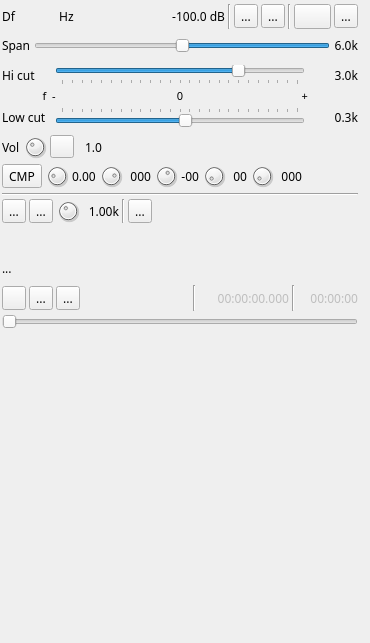
<?xml version="1.0" encoding="UTF-8"?>
<ui version="4.0">
 <class>SSBModGUI</class>
 <widget class="RollupWidget" name="SSBModGUI">
  <property name="geometry">
   <rect>
    <x>0</x>
    <y>0</y>
    <width>370</width>
    <height>643</height>
   </rect>
  </property>
  <property name="sizePolicy">
   <sizepolicy hsizetype="Minimum" vsizetype="Preferred">
    <horstretch>0</horstretch>
    <verstretch>0</verstretch>
   </sizepolicy>
  </property>
  <property name="minimumSize">
   <size>
    <width>370</width>
    <height>0</height>
   </size>
  </property>
  <property name="font">
   <font>
    <family>Sans Serif</family>
    <pointsize>9</pointsize>
   </font>
  </property>
  <property name="windowTitle">
   <string>SSB Modulator</string>
  </property>
  <widget class="QWidget" name="settingsContainer" native="true">
   <property name="geometry">
    <rect>
     <x>0</x>
     <y>0</y>
     <width>360</width>
     <height>331</height>
    </rect>
   </property>
   <property name="minimumSize">
    <size>
     <width>360</width>
     <height>0</height>
    </size>
   </property>
   <property name="windowTitle">
    <string>Settings</string>
   </property>
   <layout class="QVBoxLayout" name="verticalLayout_2">
    <property name="spacing">
     <number>3</number>
    </property>
    <property name="leftMargin">
     <number>2</number>
    </property>
    <property name="topMargin">
     <number>2</number>
    </property>
    <property name="rightMargin">
     <number>2</number>
    </property>
    <property name="bottomMargin">
     <number>2</number>
    </property>
    <item>
     <layout class="QHBoxLayout" name="deltaFreqPowLayout">
      <property name="topMargin">
       <number>2</number>
      </property>
      <item>
       <layout class="QHBoxLayout" name="deltaFrequencyLayout">
        <item>
         <widget class="QLabel" name="deltaFrequencyLabel">
          <property name="minimumSize">
           <size>
            <width>16</width>
            <height>0</height>
           </size>
          </property>
          <property name="text">
           <string>Df</string>
          </property>
         </widget>
        </item>
        <item>
         <widget class="ValueDialZ" name="deltaFrequency" native="true">
          <property name="sizePolicy">
           <sizepolicy hsizetype="Maximum" vsizetype="Maximum">
            <horstretch>0</horstretch>
            <verstretch>0</verstretch>
           </sizepolicy>
          </property>
          <property name="minimumSize">
           <size>
            <width>32</width>
            <height>16</height>
           </size>
          </property>
          <property name="font">
           <font>
            <family>DejaVu Sans Mono</family>
            <pointsize>12</pointsize>
           </font>
          </property>
          <property name="cursor">
           <cursorShape>PointingHandCursor</cursorShape>
          </property>
          <property name="focusPolicy">
           <enum>Qt::StrongFocus</enum>
          </property>
          <property name="toolTip">
           <string>Demod shift frequency from center in Hz</string>
          </property>
         </widget>
        </item>
        <item>
         <widget class="QLabel" name="deltaUnits">
          <property name="text">
           <string> Hz </string>
          </property>
         </widget>
        </item>
       </layout>
      </item>
      <item>
       <spacer name="freqPowSpacer">
        <property name="orientation">
         <enum>Qt::Horizontal</enum>
        </property>
        <property name="sizeHint" stdset="0">
         <size>
          <width>40</width>
          <height>20</height>
         </size>
        </property>
       </spacer>
      </item>
      <item>
       <widget class="QLabel" name="channelPower">
        <property name="minimumSize">
         <size>
          <width>60</width>
          <height>0</height>
         </size>
        </property>
        <property name="toolTip">
         <string>Channel power</string>
        </property>
        <property name="layoutDirection">
         <enum>Qt::RightToLeft</enum>
        </property>
        <property name="text">
         <string>-100.0 dB</string>
        </property>
        <property name="alignment">
         <set>Qt::AlignRight|Qt::AlignTrailing|Qt::AlignVCenter</set>
        </property>
       </widget>
      </item>
      <item>
       <widget class="Line" name="audioVLine">
        <property name="orientation">
         <enum>Qt::Vertical</enum>
        </property>
       </widget>
      </item>
      <item>
       <layout class="QHBoxLayout" name="audioOptionsLayout">
        <item>
         <widget class="QToolButton" name="audioBinaural">
          <property name="toolTip">
           <string>Toggle btw Mono and Binaural I/Q audio</string>
          </property>
          <property name="text">
           <string>...</string>
          </property>
          <property name="icon">
           <iconset resource="../../../sdrgui/resources/res.qrc">
            <normaloff>:/mono.png</normaloff>
            <normalon>:/stereo.png</normalon>:/mono.png</iconset>
          </property>
          <property name="checkable">
           <bool>true</bool>
          </property>
         </widget>
        </item>
        <item>
         <widget class="QToolButton" name="audioFlipChannels">
          <property name="toolTip">
           <string>Flip left/right audio channels</string>
          </property>
          <property name="text">
           <string>...</string>
          </property>
          <property name="icon">
           <iconset resource="../../../sdrgui/resources/res.qrc">
            <normaloff>:/flip_lr.png</normaloff>
            <normalon>:/flip_rl.png</normalon>:/flip_lr.png</iconset>
          </property>
          <property name="checkable">
           <bool>true</bool>
          </property>
         </widget>
        </item>
        <item>
         <widget class="Line" name="line_2">
          <property name="orientation">
           <enum>Qt::Vertical</enum>
          </property>
         </widget>
        </item>
        <item>
         <widget class="QPushButton" name="flipSidebands">
          <property name="toolTip">
           <string>Flip sidebands in SSB mode (LSB-&gt;USB or USB-&gt;LSB)</string>
          </property>
          <property name="text">
           <string/>
          </property>
          <property name="icon">
           <iconset resource="../../../sdrgui/resources/res.qrc">
            <normaloff>:/flip_sidebands.png</normaloff>:/flip_sidebands.png</iconset>
          </property>
         </widget>
        </item>
        <item>
         <widget class="QToolButton" name="dsb">
          <property name="toolTip">
           <string>DSB/SSB toggle</string>
          </property>
          <property name="text">
           <string>...</string>
          </property>
          <property name="icon">
           <iconset resource="../../../sdrgui/resources/res.qrc">
            <normaloff>:/usb.png</normaloff>
            <normalon>:/dsb.png</normalon>:/usb.png</iconset>
          </property>
          <property name="checkable">
           <bool>true</bool>
          </property>
         </widget>
        </item>
       </layout>
      </item>
     </layout>
    </item>
    <item>
     <layout class="QHBoxLayout" name="spanLayout">
      <item>
       <widget class="QLabel" name="spanLabel">
        <property name="text">
         <string>Span</string>
        </property>
       </widget>
      </item>
      <item>
       <widget class="QSlider" name="spanLog2">
        <property name="toolTip">
         <string>Spectrum display  frequency span</string>
        </property>
        <property name="minimum">
         <number>1</number>
        </property>
        <property name="maximum">
         <number>5</number>
        </property>
        <property name="pageStep">
         <number>1</number>
        </property>
        <property name="value">
         <number>3</number>
        </property>
        <property name="sliderPosition">
         <number>3</number>
        </property>
        <property name="orientation">
         <enum>Qt::Horizontal</enum>
        </property>
        <property name="invertedAppearance">
         <bool>true</bool>
        </property>
        <property name="invertedControls">
         <bool>true</bool>
        </property>
       </widget>
      </item>
      <item>
       <widget class="QLabel" name="spanText">
        <property name="text">
         <string>6.0k</string>
        </property>
        <property name="alignment">
         <set>Qt::AlignRight|Qt::AlignTrailing|Qt::AlignVCenter</set>
        </property>
       </widget>
      </item>
     </layout>
    </item>
    <item>
     <layout class="QHBoxLayout" name="bqndwidthLayout">
      <item>
       <widget class="QLabel" name="BWLabel">
        <property name="minimumSize">
         <size>
          <width>50</width>
          <height>0</height>
         </size>
        </property>
        <property name="maximumSize">
         <size>
          <width>50</width>
          <height>16777215</height>
         </size>
        </property>
        <property name="text">
         <string>Hi cut</string>
        </property>
       </widget>
      </item>
      <item>
       <widget class="TickedSlider" name="BW">
        <property name="toolTip">
         <string>Lowpass filter cutoff frequency</string>
        </property>
        <property name="minimum">
         <number>-60</number>
        </property>
        <property name="maximum">
         <number>60</number>
        </property>
        <property name="pageStep">
         <number>1</number>
        </property>
        <property name="value">
         <number>30</number>
        </property>
        <property name="orientation">
         <enum>Qt::Horizontal</enum>
        </property>
        <property name="tickPosition">
         <enum>QSlider::TicksBelow</enum>
        </property>
        <property name="tickInterval">
         <number>5</number>
        </property>
       </widget>
      </item>
      <item>
       <widget class="QLabel" name="BWText">
        <property name="minimumSize">
         <size>
          <width>50</width>
          <height>0</height>
         </size>
        </property>
        <property name="maximumSize">
         <size>
          <width>50</width>
          <height>16777215</height>
         </size>
        </property>
        <property name="text">
         <string>3.0k</string>
        </property>
        <property name="alignment">
         <set>Qt::AlignRight|Qt::AlignTrailing|Qt::AlignVCenter</set>
        </property>
       </widget>
      </item>
     </layout>
    </item>
    <item>
     <layout class="QHBoxLayout" name="scaleLayout">
      <property name="spacing">
       <number>0</number>
      </property>
      <item>
       <widget class="QLabel" name="scalePadLeft">
        <property name="minimumSize">
         <size>
          <width>50</width>
          <height>0</height>
         </size>
        </property>
        <property name="maximumSize">
         <size>
          <width>50</width>
          <height>10</height>
         </size>
        </property>
        <property name="font">
         <font>
          <pointsize>8</pointsize>
         </font>
        </property>
        <property name="text">
         <string>f  </string>
        </property>
        <property name="alignment">
         <set>Qt::AlignRight|Qt::AlignTrailing|Qt::AlignVCenter</set>
        </property>
       </widget>
      </item>
      <item>
       <widget class="QLabel" name="scaleMinus">
        <property name="maximumSize">
         <size>
          <width>16777215</width>
          <height>10</height>
         </size>
        </property>
        <property name="font">
         <font>
          <pointsize>8</pointsize>
         </font>
        </property>
        <property name="text">
         <string>-</string>
        </property>
       </widget>
      </item>
      <item>
       <widget class="QLabel" name="scaleCenter">
        <property name="maximumSize">
         <size>
          <width>12</width>
          <height>10</height>
         </size>
        </property>
        <property name="font">
         <font>
          <pointsize>8</pointsize>
         </font>
        </property>
        <property name="text">
         <string>0</string>
        </property>
        <property name="alignment">
         <set>Qt::AlignCenter</set>
        </property>
       </widget>
      </item>
      <item>
       <widget class="QLabel" name="scalePlus">
        <property name="maximumSize">
         <size>
          <width>16777215</width>
          <height>10</height>
         </size>
        </property>
        <property name="font">
         <font>
          <pointsize>8</pointsize>
         </font>
        </property>
        <property name="text">
         <string>+</string>
        </property>
        <property name="alignment">
         <set>Qt::AlignRight|Qt::AlignTrailing|Qt::AlignVCenter</set>
        </property>
       </widget>
      </item>
      <item>
       <widget class="QLabel" name="scalePadRight">
        <property name="minimumSize">
         <size>
          <width>50</width>
          <height>0</height>
         </size>
        </property>
        <property name="maximumSize">
         <size>
          <width>50</width>
          <height>10</height>
         </size>
        </property>
        <property name="text">
         <string/>
        </property>
       </widget>
      </item>
     </layout>
    </item>
    <item>
     <layout class="QHBoxLayout" name="lowCutLayout">
      <item>
       <widget class="QLabel" name="lowCutLabel">
        <property name="minimumSize">
         <size>
          <width>50</width>
          <height>0</height>
         </size>
        </property>
        <property name="maximumSize">
         <size>
          <width>50</width>
          <height>16777215</height>
         </size>
        </property>
        <property name="text">
         <string>Low cut</string>
        </property>
       </widget>
      </item>
      <item>
       <widget class="TickedSlider" name="lowCut">
        <property name="toolTip">
         <string>Highpass filter cutoff frequency (SSB)</string>
        </property>
        <property name="minimum">
         <number>-60</number>
        </property>
        <property name="maximum">
         <number>60</number>
        </property>
        <property name="pageStep">
         <number>1</number>
        </property>
        <property name="value">
         <number>3</number>
        </property>
        <property name="orientation">
         <enum>Qt::Horizontal</enum>
        </property>
        <property name="tickPosition">
         <enum>QSlider::TicksAbove</enum>
        </property>
        <property name="tickInterval">
         <number>5</number>
        </property>
       </widget>
      </item>
      <item>
       <widget class="QLabel" name="lowCutText">
        <property name="minimumSize">
         <size>
          <width>50</width>
          <height>0</height>
         </size>
        </property>
        <property name="maximumSize">
         <size>
          <width>50</width>
          <height>16777215</height>
         </size>
        </property>
        <property name="text">
         <string>0.3k</string>
        </property>
        <property name="alignment">
         <set>Qt::AlignRight|Qt::AlignTrailing|Qt::AlignVCenter</set>
        </property>
       </widget>
      </item>
     </layout>
    </item>
    <item>
     <layout class="QHBoxLayout" name="volumeLayout">
      <item>
       <widget class="QLabel" name="volLabel">
        <property name="text">
         <string>Vol</string>
        </property>
       </widget>
      </item>
      <item>
       <widget class="QDial" name="volume">
        <property name="maximumSize">
         <size>
          <width>24</width>
          <height>24</height>
         </size>
        </property>
        <property name="toolTip">
         <string>Audio input gain</string>
        </property>
        <property name="maximum">
         <number>30</number>
        </property>
        <property name="pageStep">
         <number>1</number>
        </property>
        <property name="value">
         <number>10</number>
        </property>
       </widget>
      </item>
      <item>
       <widget class="QToolButton" name="audioMute">
        <property name="toolTip">
         <string>Mute/Unmute audio</string>
        </property>
        <property name="text">
         <string/>
        </property>
        <property name="icon">
         <iconset resource="../../../sdrgui/resources/res.qrc">
          <normaloff>:/sound_on.png</normaloff>
          <normalon>:/sound_off.png</normalon>:/sound_on.png</iconset>
        </property>
        <property name="checkable">
         <bool>true</bool>
        </property>
       </widget>
      </item>
      <item>
       <widget class="QLabel" name="volumeText">
        <property name="minimumSize">
         <size>
          <width>25</width>
          <height>0</height>
         </size>
        </property>
        <property name="toolTip">
         <string>Audio input gain value</string>
        </property>
        <property name="statusTip">
         <string/>
        </property>
        <property name="text">
         <string>1.0</string>
        </property>
        <property name="alignment">
         <set>Qt::AlignRight|Qt::AlignTrailing|Qt::AlignVCenter</set>
        </property>
       </widget>
      </item>
      <item>
       <widget class="LevelMeterVU" name="volumeMeter" native="true">
        <property name="sizePolicy">
         <sizepolicy hsizetype="Expanding" vsizetype="Preferred">
          <horstretch>0</horstretch>
          <verstretch>0</verstretch>
         </sizepolicy>
        </property>
        <property name="toolTip">
         <string>Level (% full range) top trace: average, bottom trace: instantaneous peak, tip: peak hold</string>
        </property>
       </widget>
      </item>
     </layout>
    </item>
    <item>
     <layout class="QHBoxLayout" name="horizontalLayout_agc">
      <item>
       <widget class="ButtonSwitch" name="agc">
        <property name="toolTip">
         <string>Toggle audio compressor</string>
        </property>
        <property name="text">
         <string>CMP</string>
        </property>
        <property name="checkable">
         <bool>true</bool>
        </property>
       </widget>
      </item>
      <item>
       <widget class="QDial" name="agcOrder">
        <property name="maximumSize">
         <size>
          <width>24</width>
          <height>24</height>
         </size>
        </property>
        <property name="toolTip">
         <string>AGC volume order in faraction of maximum amplitude</string>
        </property>
        <property name="maximum">
         <number>100</number>
        </property>
        <property name="pageStep">
         <number>1</number>
        </property>
        <property name="value">
         <number>20</number>
        </property>
       </widget>
      </item>
      <item>
       <widget class="QLabel" name="agcOrderText">
        <property name="toolTip">
         <string>AGC volume order in faraction of maximum amplitude</string>
        </property>
        <property name="text">
         <string>0.00</string>
        </property>
       </widget>
      </item>
      <item>
       <widget class="QDial" name="agcTime">
        <property name="maximumSize">
         <size>
          <width>24</width>
          <height>24</height>
         </size>
        </property>
        <property name="toolTip">
         <string>Compressor time constant (attack) in ms</string>
        </property>
        <property name="minimum">
         <number>0</number>
        </property>
        <property name="maximum">
         <number>9</number>
        </property>
        <property name="pageStep">
         <number>1</number>
        </property>
        <property name="value">
         <number>7</number>
        </property>
       </widget>
      </item>
      <item>
       <widget class="QLabel" name="agcTimeText">
        <property name="minimumSize">
         <size>
          <width>25</width>
          <height>0</height>
         </size>
        </property>
        <property name="toolTip">
         <string>Compressor time constant in ms</string>
        </property>
        <property name="text">
         <string>000</string>
        </property>
        <property name="alignment">
         <set>Qt::AlignRight|Qt::AlignTrailing|Qt::AlignVCenter</set>
        </property>
       </widget>
      </item>
      <item>
       <widget class="QDial" name="agcThreshold">
        <property name="maximumSize">
         <size>
          <width>24</width>
          <height>24</height>
         </size>
        </property>
        <property name="toolTip">
         <string>Audio squelch threshold (db power)</string>
        </property>
        <property name="minimum">
         <number>-99</number>
        </property>
        <property name="maximum">
         <number>0</number>
        </property>
        <property name="pageStep">
         <number>1</number>
        </property>
        <property name="value">
         <number>-40</number>
        </property>
       </widget>
      </item>
      <item>
       <widget class="QLabel" name="agcThresholdText">
        <property name="minimumSize">
         <size>
          <width>14</width>
          <height>0</height>
         </size>
        </property>
        <property name="toolTip">
         <string>Audio squelch threshold (dB power)</string>
        </property>
        <property name="text">
         <string>-00</string>
        </property>
        <property name="alignment">
         <set>Qt::AlignRight|Qt::AlignTrailing|Qt::AlignVCenter</set>
        </property>
       </widget>
      </item>
      <item>
       <widget class="QDial" name="agcThresholdGate">
        <property name="maximumSize">
         <size>
          <width>24</width>
          <height>24</height>
         </size>
        </property>
        <property name="toolTip">
         <string>Audio squelch gate in ms</string>
        </property>
        <property name="pageStep">
         <number>1</number>
        </property>
        <property name="value">
         <number>4</number>
        </property>
       </widget>
      </item>
      <item>
       <widget class="QLabel" name="agcThresholdGateText">
        <property name="minimumSize">
         <size>
          <width>18</width>
          <height>0</height>
         </size>
        </property>
        <property name="toolTip">
         <string>Audio squelch gate in ms</string>
        </property>
        <property name="text">
         <string>00</string>
        </property>
        <property name="alignment">
         <set>Qt::AlignRight|Qt::AlignTrailing|Qt::AlignVCenter</set>
        </property>
       </widget>
      </item>
      <item>
       <widget class="QDial" name="agcThresholdDelay">
        <property name="maximumSize">
         <size>
          <width>24</width>
          <height>24</height>
         </size>
        </property>
        <property name="toolTip">
         <string>Audio squelch delay (release) in ms</string>
        </property>
        <property name="pageStep">
         <number>1</number>
        </property>
        <property name="value">
         <number>5</number>
        </property>
       </widget>
      </item>
      <item>
       <widget class="QLabel" name="agcThresholdDelayText">
        <property name="minimumSize">
         <size>
          <width>25</width>
          <height>0</height>
         </size>
        </property>
        <property name="toolTip">
         <string>Audio squelch delay in ms</string>
        </property>
        <property name="text">
         <string>000</string>
        </property>
        <property name="alignment">
         <set>Qt::AlignRight|Qt::AlignTrailing|Qt::AlignVCenter</set>
        </property>
       </widget>
      </item>
      <item>
       <spacer name="horizontalSpacer">
        <property name="orientation">
         <enum>Qt::Horizontal</enum>
        </property>
        <property name="sizeHint" stdset="0">
         <size>
          <width>40</width>
          <height>20</height>
         </size>
        </property>
       </spacer>
      </item>
     </layout>
    </item>
    <item>
     <widget class="Line" name="line">
      <property name="orientation">
       <enum>Qt::Horizontal</enum>
      </property>
     </widget>
    </item>
    <item>
     <layout class="QHBoxLayout" name="inputSelectLayout">
      <item>
       <widget class="ButtonSwitch" name="tone">
        <property name="toolTip">
         <string>Tone modulation (1 kHz)</string>
        </property>
        <property name="text">
         <string>...</string>
        </property>
        <property name="icon">
         <iconset resource="../../../sdrgui/resources/res.qrc">
          <normaloff>:/carrier.png</normaloff>:/carrier.png</iconset>
        </property>
       </widget>
      </item>
      <item>
       <widget class="ButtonSwitch" name="morseKeyer">
        <property name="toolTip">
         <string>Morse keyer at tone frequency</string>
        </property>
        <property name="text">
         <string>...</string>
        </property>
        <property name="icon">
         <iconset resource="../../../sdrgui/resources/res.qrc">
          <normaloff>:/morsekey.png</normaloff>:/morsekey.png</iconset>
        </property>
       </widget>
      </item>
      <item>
       <widget class="QDial" name="toneFrequency">
        <property name="maximumSize">
         <size>
          <width>24</width>
          <height>24</height>
         </size>
        </property>
        <property name="toolTip">
         <string>Tone frequency</string>
        </property>
        <property name="minimum">
         <number>10</number>
        </property>
        <property name="maximum">
         <number>250</number>
        </property>
        <property name="pageStep">
         <number>1</number>
        </property>
        <property name="value">
         <number>100</number>
        </property>
       </widget>
      </item>
      <item>
       <widget class="QLabel" name="toneFrequencyText">
        <property name="minimumSize">
         <size>
          <width>36</width>
          <height>0</height>
         </size>
        </property>
        <property name="toolTip">
         <string>Tone frequency (kHz)</string>
        </property>
        <property name="text">
         <string>1.00k</string>
        </property>
        <property name="alignment">
         <set>Qt::AlignRight|Qt::AlignTrailing|Qt::AlignVCenter</set>
        </property>
       </widget>
      </item>
      <item>
       <widget class="Line" name="line_3">
        <property name="orientation">
         <enum>Qt::Vertical</enum>
        </property>
       </widget>
      </item>
      <item>
       <widget class="ButtonSwitch" name="mic">
        <property name="toolTip">
         <string>Audio input</string>
        </property>
        <property name="text">
         <string>...</string>
        </property>
        <property name="icon">
         <iconset resource="../../../sdrgui/resources/res.qrc">
          <normaloff>:/microphone.png</normaloff>:/microphone.png</iconset>
        </property>
        <property name="checkable">
         <bool>true</bool>
        </property>
       </widget>
      </item>
      <item>
       <spacer name="horizontalSpacer_3">
        <property name="orientation">
         <enum>Qt::Horizontal</enum>
        </property>
        <property name="sizeHint" stdset="0">
         <size>
          <width>40</width>
          <height>20</height>
         </size>
        </property>
       </spacer>
      </item>
     </layout>
    </item>
    <item>
     <layout class="QHBoxLayout" name="cwKeyerLayout">
      <item>
       <widget class="CWKeyerGUI" name="cwKeyerGUI" native="true"/>
      </item>
     </layout>
    </item>
    <item>
     <layout class="QHBoxLayout" name="fileNameLayout">
      <item>
       <widget class="QLabel" name="recordFileText">
        <property name="text">
         <string>...</string>
        </property>
       </widget>
      </item>
     </layout>
    </item>
    <item>
     <layout class="QHBoxLayout" name="playControllLayout">
      <item>
       <widget class="QPushButton" name="showFileDialog">
        <property name="minimumSize">
         <size>
          <width>24</width>
          <height>24</height>
         </size>
        </property>
        <property name="maximumSize">
         <size>
          <width>24</width>
          <height>24</height>
         </size>
        </property>
        <property name="toolTip">
         <string>Open record file (48 kHz 32 bit float LE mono)</string>
        </property>
        <property name="text">
         <string/>
        </property>
        <property name="icon">
         <iconset resource="../../../sdrgui/resources/res.qrc">
          <normaloff>:/preset-load.png</normaloff>:/preset-load.png</iconset>
        </property>
       </widget>
      </item>
      <item>
       <widget class="ButtonSwitch" name="playLoop">
        <property name="toolTip">
         <string>Play file in a loop</string>
        </property>
        <property name="text">
         <string>...</string>
        </property>
        <property name="icon">
         <iconset resource="../../../sdrgui/resources/res.qrc">
          <normaloff>:/playloop.png</normaloff>:/playloop.png</iconset>
        </property>
        <property name="checkable">
         <bool>true</bool>
        </property>
       </widget>
      </item>
      <item>
       <widget class="ButtonSwitch" name="play">
        <property name="toolTip">
         <string>Record file play/pause</string>
        </property>
        <property name="text">
         <string>...</string>
        </property>
        <property name="icon">
         <iconset resource="../../../sdrgui/resources/res.qrc">
          <normaloff>:/play.png</normaloff>
          <normalon>:/pause.png</normalon>
          <disabledoff>:/play.png</disabledoff>
          <disabledon>:/play.png</disabledon>:/play.png</iconset>
        </property>
       </widget>
      </item>
      <item>
       <spacer name="horizontalSpacer_2">
        <property name="orientation">
         <enum>Qt::Horizontal</enum>
        </property>
        <property name="sizeHint" stdset="0">
         <size>
          <width>40</width>
          <height>20</height>
         </size>
        </property>
       </spacer>
      </item>
      <item>
       <widget class="Line" name="linePlay1">
        <property name="orientation">
         <enum>Qt::Vertical</enum>
        </property>
       </widget>
      </item>
      <item>
       <widget class="QLabel" name="relTimeText">
        <property name="enabled">
         <bool>false</bool>
        </property>
        <property name="minimumSize">
         <size>
          <width>90</width>
          <height>0</height>
         </size>
        </property>
        <property name="toolTip">
         <string>Record time from start</string>
        </property>
        <property name="text">
         <string>00:00:00.000</string>
        </property>
        <property name="alignment">
         <set>Qt::AlignRight|Qt::AlignTrailing|Qt::AlignVCenter</set>
        </property>
       </widget>
      </item>
      <item>
       <widget class="Line" name="linePlay2">
        <property name="orientation">
         <enum>Qt::Vertical</enum>
        </property>
       </widget>
      </item>
      <item>
       <widget class="QLabel" name="recordLengthText">
        <property name="enabled">
         <bool>false</bool>
        </property>
        <property name="minimumSize">
         <size>
          <width>60</width>
          <height>0</height>
         </size>
        </property>
        <property name="toolTip">
         <string>Total record time</string>
        </property>
        <property name="text">
         <string>00:00:00</string>
        </property>
        <property name="alignment">
         <set>Qt::AlignRight|Qt::AlignTrailing|Qt::AlignVCenter</set>
        </property>
       </widget>
      </item>
     </layout>
    </item>
    <item>
     <layout class="QHBoxLayout" name="horizontalLayout_nav">
      <item>
       <widget class="QSlider" name="navTimeSlider">
        <property name="toolTip">
         <string>Record file time navigator</string>
        </property>
        <property name="maximum">
         <number>100</number>
        </property>
        <property name="pageStep">
         <number>1</number>
        </property>
        <property name="orientation">
         <enum>Qt::Horizontal</enum>
        </property>
       </widget>
      </item>
     </layout>
    </item>
   </layout>
  </widget>
  <widget class="QWidget" name="spectrumContainer" native="true">
   <property name="geometry">
    <rect>
     <x>0</x>
     <y>340</y>
     <width>351</width>
     <height>284</height>
    </rect>
   </property>
   <property name="windowTitle">
    <string>Channel Spectrum</string>
   </property>
   <layout class="QVBoxLayout" name="verticalLayout">
    <property name="spacing">
     <number>2</number>
    </property>
    <property name="leftMargin">
     <number>3</number>
    </property>
    <property name="topMargin">
     <number>3</number>
    </property>
    <property name="rightMargin">
     <number>3</number>
    </property>
    <property name="bottomMargin">
     <number>3</number>
    </property>
    <item>
     <widget class="GLSpectrum" name="glSpectrum" native="true">
      <property name="minimumSize">
       <size>
        <width>200</width>
        <height>250</height>
       </size>
      </property>
      <property name="font">
       <font>
        <family>Monospace</family>
        <pointsize>8</pointsize>
       </font>
      </property>
     </widget>
    </item>
    <item>
     <widget class="GLSpectrumGUI" name="spectrumGUI" native="true"/>
    </item>
   </layout>
  </widget>
 </widget>
 <customwidgets>
  <customwidget>
   <class>RollupWidget</class>
   <extends>QWidget</extends>
   <header>gui/rollupwidget.h</header>
   <container>1</container>
  </customwidget>
  <customwidget>
   <class>GLSpectrum</class>
   <extends>QWidget</extends>
   <header>gui/glspectrum.h</header>
   <container>1</container>
  </customwidget>
  <customwidget>
   <class>GLSpectrumGUI</class>
   <extends>QWidget</extends>
   <header>gui/glspectrumgui.h</header>
   <container>1</container>
  </customwidget>
  <customwidget>
   <class>LevelMeterVU</class>
   <extends>QWidget</extends>
   <header>gui/levelmeter.h</header>
   <container>1</container>
  </customwidget>
  <customwidget>
   <class>ButtonSwitch</class>
   <extends>QToolButton</extends>
   <header>gui/buttonswitch.h</header>
  </customwidget>
  <customwidget>
   <class>CWKeyerGUI</class>
   <extends>QWidget</extends>
   <header>gui/cwkeyergui.h</header>
   <container>1</container>
  </customwidget>
  <customwidget>
   <class>ValueDialZ</class>
   <extends>QWidget</extends>
   <header>gui/valuedialz.h</header>
   <container>1</container>
  </customwidget>
  <customwidget>
   <class>TickedSlider</class>
   <extends>QSlider</extends>
   <header>gui/tickedslider.h</header>
  </customwidget>
 </customwidgets>
 <resources>
  <include location="../../../sdrgui/resources/res.qrc"/>
 </resources>
 <connections/>
</ui>
